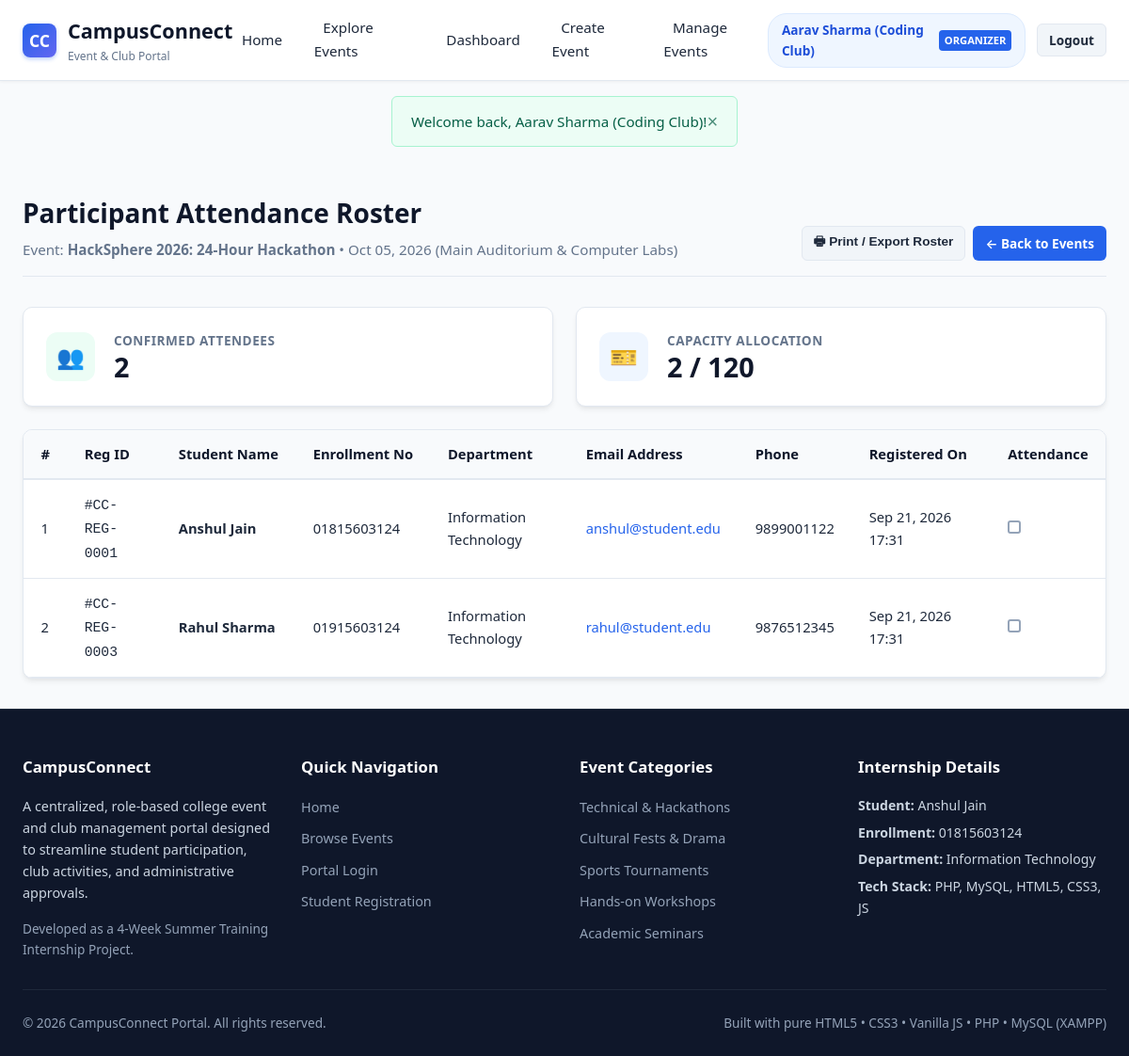
Screenshot of /organizer/participants.php?event_id=1 (signed in) with the database file from the repository.
### tables this page shows
CREATE TABLE `events` (
  `id` INT AUTO_INCREMENT PRIMARY KEY,
  `club_id` INT NOT NULL,
  `title` VARCHAR(150) NOT NULL,
  `description` TEXT NOT NULL,
  `category` ENUM('Technical', 'Cultural', 'Sports', 'Workshop', 'Competition', 'Seminar') NOT NULL DEFAULT 'Technical',
  `event_date` DATE NOT NULL,
  `event_time` TIME NOT NULL,
  `venue` VARCHAR(150) NOT NULL,
  `max_participants` INT NOT NULL DEFAULT 100,
  `registration_deadline` DATE NOT NULL,
  `banner_image` VARCHAR(255) DEFAULT NULL,
  `status` ENUM('pending', 'approved', 'rejected', 'completed') DEFAULT 'pending',
  `created_at` TIMESTAMP DEFAULT CURRENT_TIMESTAMP,
  FOREIGN KEY (`club_id`) REFERENCES `clubs`(`id`) ON DELETE CASCADE
);

CREATE TABLE `registrations` (
  `id` INT AUTO_INCREMENT PRIMARY KEY,
  `event_id` INT NOT NULL,
  `student_id` INT NOT NULL,
  `registration_date` TIMESTAMP DEFAULT CURRENT_TIMESTAMP,
  `status` ENUM('confirmed', 'cancelled') DEFAULT 'confirmed',
  UNIQUE KEY `unique_event_student` (`event_id`, `student_id`),
  FOREIGN KEY (`event_id`) REFERENCES `events`(`id`) ON DELETE CASCADE,
  FOREIGN KEY (`student_id`) REFERENCES `users`(`id`) ON DELETE CASCADE
);

CREATE TABLE `users` (
  `id` INT AUTO_INCREMENT PRIMARY KEY,
  `name` VARCHAR(100) NOT NULL,
  `email` VARCHAR(100) NOT NULL UNIQUE,
  `password` VARCHAR(255) NOT NULL,
  `role` ENUM('student', 'organizer', 'admin') NOT NULL DEFAULT 'student',
  `department` VARCHAR(100) DEFAULT 'Information Technology',
  `phone` VARCHAR(20) DEFAULT NULL,
  `enrollment_no` VARCHAR(50) DEFAULT NULL,
  `created_at` TIMESTAMP DEFAULT CURRENT_TIMESTAMP
);

### includes/auth.php (called while the page is built, shortened)
<?php
function e($string) {
    return htmlspecialchars($string ?? '', ENT_QUOTES, 'UTF-8');
}
?>

### organizer/participants.php (the view, shortened to what this page needs)
<?php
require_once __DIR__ . '/../includes/db.php';
require_once __DIR__ . '/../includes/auth.php';
$organizer = currentUser();
$eventId = filter_input(INPUT_GET, 'event_id', FILTER_VALIDATE_INT);
$stmtEv = $pdo->prepare("
    SELECT e.*, c.club_name
    FROM events e
    JOIN clubs c ON e.club_id = c.id
    WHERE e.id = ? AND c.organizer_id = ?
");
$stmtEv->execute([$eventId, $organizer['id']]);
$event = $stmtEv->fetch();
$stmtRoster = $pdo->prepare("
    SELECT r.id AS reg_id, r.registration_date, r.status AS reg_status,
           u.name AS student_name, u.email, u.department, u.phone, u.enrollment_no
    FROM registrations r
    JOIN users u ON r.student_id = u.id
    WHERE r.event_id = ? AND r.status = 'confirmed'
    ORDER BY r.registration_date ASC
");
$stmtRoster->execute([$eventId]);
$participants = $stmtRoster->fetchAll();
require_once __DIR__ . '/../includes/header.php';
?>
<div class="container">
    <div class="page-header">
        <div>
            <h1 class="page-title">Participant Attendance Roster</h1>
            <p class="page-subtitle">
                Event: <strong><?= e($event['title']) ?></strong> &bull; <?= date('M d, Y', strtotime($event['event_date'])) ?> (<?= e($event['venue']) ?>)
            </p>
        </div>
        <div style="display: flex; gap: 0.5rem;">
            <button onclick="window.print()" class="btn btn-secondary btn-sm">&#128438; Print / Export Roster</button>
            <a href="manage_events.php" class="btn btn-primary btn-sm">&larr; Back to Events</a>
        </div>
    </div>
    <div class="dash-kpis" style="margin-bottom: 1.5rem;">
        <div class="kpi-card">
            <div class="kpi-icon success">&#128101;</div>
            <div class="kpi-info">
                <h4>Confirmed Attendees</h4>
                <div class="number"><?= count($participants) ?></div>
            </div>
        </div>
        <div class="kpi-card">
            <div class="kpi-icon">&#127915;</div>
            <div class="kpi-info">
                <h4>Capacity Allocation</h4>
                <div class="number"><?= count($participants) ?> / <?= $event['max_participants'] ?></div>
            </div>
        </div>
    </div>
    <?php if (!empty($participants)): ?>
        <div class="table-responsive">
            <table class="table">
                <thead>
                    <tr>
                        <th>#</th>
                        <th>Reg ID</th>
                        <th>Student Name</th>
                        <th>Enrollment No</th>
                        <th>Department</th>
                        <th>Email Address</th>
                        <th>Phone</th>
                        <th>Registered On</th>
                        <th>Attendance</th>
                    </tr>
                </thead>
                <tbody>
                    <?php $i = 1; foreach ($participants as $p): ?>
                        <tr>
                            <td><?= $i++ ?></td>
                            <td><code>#CC-REG-<?= str_pad($p['reg_id'], 4, '0', STR_PAD_LEFT) ?></code></td>
                            <td><strong><?= e($p['student_name']) ?></strong></td>
                            <td><?= e($p['enrollment_no'] ?: 'N/A') ?></td>
                            <td><?= e($p['department']) ?></td>
                            <td><a href="mailto:<?= e($p['email']) ?>"><?= e($p['email']) ?></a></td>
                            <td><?= e($p['phone'] ?: 'N/A') ?></td>
                            <td><?= date('M d, Y H:i', strtotime($p['registration_date'])) ?></td>
                            <td>
                                <span style="display: inline-block; width: 14px; height: 14px; border: 2px solid #94a3b8; border-radius: 3px;"></span>
                            </td>
                        </tr>
                    <?php endforeach; ?>
                </tbody>
            </table>
        </div>
    <?php endif; ?>
</div>
<?php require_once __DIR__ . '/../includes/footer.php'; ?>

### css/style.css (style rules this page uses)
:root { --primary: #2563eb; --primary-dark: #1d4ed8; --primary-light: #eff6ff; --secondary: #0f172a; --accent: #6366f1; --success: #10b981; --success-bg: #ecfdf5; --warning: #f59e0b; --warning-bg: #fffbeb; --danger: #ef4444; --danger-bg: #fef2f2; --info: #06b6d4; --bg-main: #f8fafc; --bg-card: #ffffff; --border: #e2e8f0; --text-main: #1e293b; --text-muted: #64748b; --text-light: #94a3b8; --radius: 10px; --radius-sm: 6px; --shadow: 0 4px 6px -1px rgba(0, 0, 0, 0.07), 0 2px 4px -2px rgba(0, 0, 0, 0.05); --shadow-lg: 0 10px 15px -3px rgba(0, 0, 0, 0.08), 0 4px 6px -4px rgba(0, 0, 0, 0.04); --transition: all 0.2s ease-in-out; }
* { margin: 0; padding: 0; box-sizing: border-box; }
body { font-family: 'Segoe UI', system-ui, -apple-system, BlinkMacSystemFont, Roboto, sans-serif; background-color: var(--bg-main); color: var(--text-main); line-height: 1.6; min-height: 100vh; display: flex; flex-direction: column; }
a { color: var(--primary); text-decoration: none; transition: var(--transition); }
.btn { display: inline-flex; align-items: center; justify-content: center; gap: 0.4rem; padding: 0.55rem 1.15rem; font-size: 0.95rem; font-weight: 600; border-radius: var(--radius-sm); border: 1px solid transparent; cursor: pointer; transition: var(--transition); text-decoration: none; }
.btn-primary { background-color: var(--primary); color: #ffffff !important; }
.btn-secondary { background-color: #f1f5f9; color: var(--text-main) !important; border-color: var(--border); }
.btn-sm { padding: 0.35rem 0.75rem; font-size: 0.85rem; }
.container { max-width: 1200px; margin: 0 auto; padding: 2rem 1.5rem; flex: 1; width: 100%; }
.page-header { margin-bottom: 2rem; display: flex; justify-content: space-between; align-items: flex-end; flex-wrap: wrap; gap: 1rem; border-bottom: 1px solid var(--border); padding-bottom: 1rem; }
.page-title { font-size: 1.75rem; font-weight: 700; color: var(--secondary); }
.page-subtitle { font-size: 0.95rem; color: var(--text-muted); margin-top: 0.25rem; }
.table-responsive { width: 100%; overflow-x: auto; background: #ffffff; border: 1px solid var(--border); border-radius: var(--radius); box-shadow: var(--shadow); }
.table { width: 100%; border-collapse: collapse; text-align: left; font-size: 0.92rem; }
.table th { background: #f8fafc; padding: 0.85rem 1.15rem; font-weight: 600; color: var(--secondary); border-bottom: 2px solid var(--border); white-space: nowrap; }
.table td { padding: 0.85rem 1.15rem; border-bottom: 1px solid var(--border); vertical-align: middle; }
.dash-kpis { display: grid; grid-template-columns: repeat(auto-fit, minmax(220px, 1fr)); gap: 1.5rem; margin-bottom: 2rem; }
.kpi-card { background: #ffffff; border: 1px solid var(--border); border-radius: var(--radius); padding: 1.5rem; display: flex; align-items: center; gap: 1.25rem; box-shadow: var(--shadow); }
.kpi-icon { width: 52px; height: 52px; border-radius: 12px; display: flex; align-items: center; justify-content: center; font-size: 1.5rem; background: var(--primary-light); color: var(--primary); }
.kpi-icon.success { background: var(--success-bg); color: var(--success); }
.kpi-info h4 { font-size: 0.85rem; color: var(--text-muted); text-transform: uppercase; letter-spacing: 0.5px; }
.kpi-info .number { font-size: 1.8rem; font-weight: 700; color: var(--secondary); line-height: 1.2; }

### rows the page displays
events: title "HackSphere 2026: 24-Hour Hackathon", event_date "Oct 05, 2026", venue "Main Auditorium & Computer Labs", max_participants "120"
registrations: id "0001", student.name "Anshul Jain", student.enrollment_no "01815603124", student.department "Information Technology", student.email "anshul@student.edu", student.phone "9899001122", registration_date "Sep 21, 2026 17:31"
registrations: id "0003", student.name "Rahul Sharma", student.enrollment_no "01915603124", student.department "Information Technology", student.email "rahul@student.edu", student.phone "9876512345", registration_date "Sep 21, 2026 17:31"

### other values shown
$user['name'] "Aarav Sharma (Coding Club)"
$user['role'] "ORGANIZER"
$flash['message'] "Welcome back, Aarav Sharma (Coding Club)!"
count($participants) "2"
